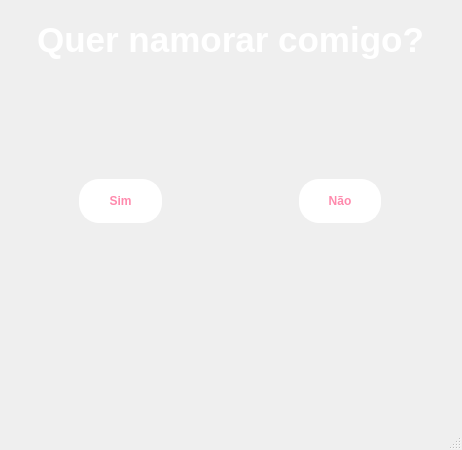
<?xml version="1.0" encoding="UTF-8"?>
<ui version="4.0">
 <class>MainWindow</class>
 <widget class="QMainWindow" name="MainWindow">
  <property name="geometry">
   <rect>
    <x>0</x>
    <y>0</y>
    <width>462</width>
    <height>450</height>
   </rect>
  </property>
  <property name="windowTitle">
   <string>MainWindow</string>
  </property>
  <widget class="QWidget" name="centralwidget">
   <property name="styleSheet">
    <string notr="true">QWidget#centralwidget {
  background-color: qlineargradient(
    spread: pad,
    x1: 0,
    y1: 0,
    x2: 1,
    y2: 0,
    stop: 0 rgba(255, 138, 173, 255),
    stop: 0.55 rgba(235, 169, 221, 255),
    stop: 0.98 rgba(214, 159, 195, 255),
    stop: 1 rgba(0, 0, 0, 0)
  );
}

QLabel#querNamorarCmg {
  font-size: 35px;
  font-weight: bold;
  color: white;
}

QPushButton {
  border: 2px solid white;
  font_size: 20px;
  font-weight: bold;
  color: rgba(255, 138, 173, 255);
  min-height: 40px;
  border-radius: 20px;
  background-color: white;
}</string>
   </property>
   <widget class="QLabel" name="querNamorarCmg">
    <property name="geometry">
     <rect>
      <x>10</x>
      <y>9</y>
      <width>441</width>
      <height>61</height>
     </rect>
    </property>
    <property name="text">
     <string>Quer namorar comigo?</string>
    </property>
    <property name="alignment">
     <set>Qt::AlignCenter</set>
    </property>
   </widget>
   <widget class="QFrame" name="frame_sim">
    <property name="geometry">
     <rect>
      <x>70</x>
      <y>170</y>
      <width>101</width>
      <height>61</height>
     </rect>
    </property>
    <property name="frameShape">
     <enum>QFrame::NoFrame</enum>
    </property>
    <property name="frameShadow">
     <enum>QFrame::Raised</enum>
    </property>
    <layout class="QHBoxLayout" name="horizontalLayout">
     <item>
      <widget class="QPushButton" name="botao_sim">
       <property name="text">
        <string>Sim</string>
       </property>
      </widget>
     </item>
    </layout>
   </widget>
   <widget class="QFrame" name="frame_nao">
    <property name="geometry">
     <rect>
      <x>290</x>
      <y>170</y>
      <width>100</width>
      <height>61</height>
     </rect>
    </property>
    <property name="frameShape">
     <enum>QFrame::NoFrame</enum>
    </property>
    <property name="frameShadow">
     <enum>QFrame::Raised</enum>
    </property>
    <layout class="QHBoxLayout" name="horizontalLayout_2">
     <item>
      <widget class="QPushButton" name="botao_nao">
       <property name="text">
        <string>Não</string>
       </property>
      </widget>
     </item>
    </layout>
   </widget>
   <widget class="QLabel" name="coracao">
    <property name="geometry">
     <rect>
      <x>80</x>
      <y>80</y>
      <width>301</width>
      <height>251</height>
     </rect>
    </property>
    <property name="text">
     <string/>
    </property>
    <property name="pixmap">
     <pixmap resource="assets/resource.qrc">:/assets/coracao.png</pixmap>
    </property>
    <property name="scaledContents">
     <bool>true</bool>
    </property>
   </widget>
  </widget>
  <widget class="QStatusBar" name="statusbar"/>
  <widget class="QMenuBar" name="menuBar">
   <property name="geometry">
    <rect>
     <x>0</x>
     <y>0</y>
     <width>462</width>
     <height>22</height>
    </rect>
   </property>
  </widget>
 </widget>
 <resources>
  <include location="assets/resource.qrc"/>
 </resources>
 <connections/>
</ui>
